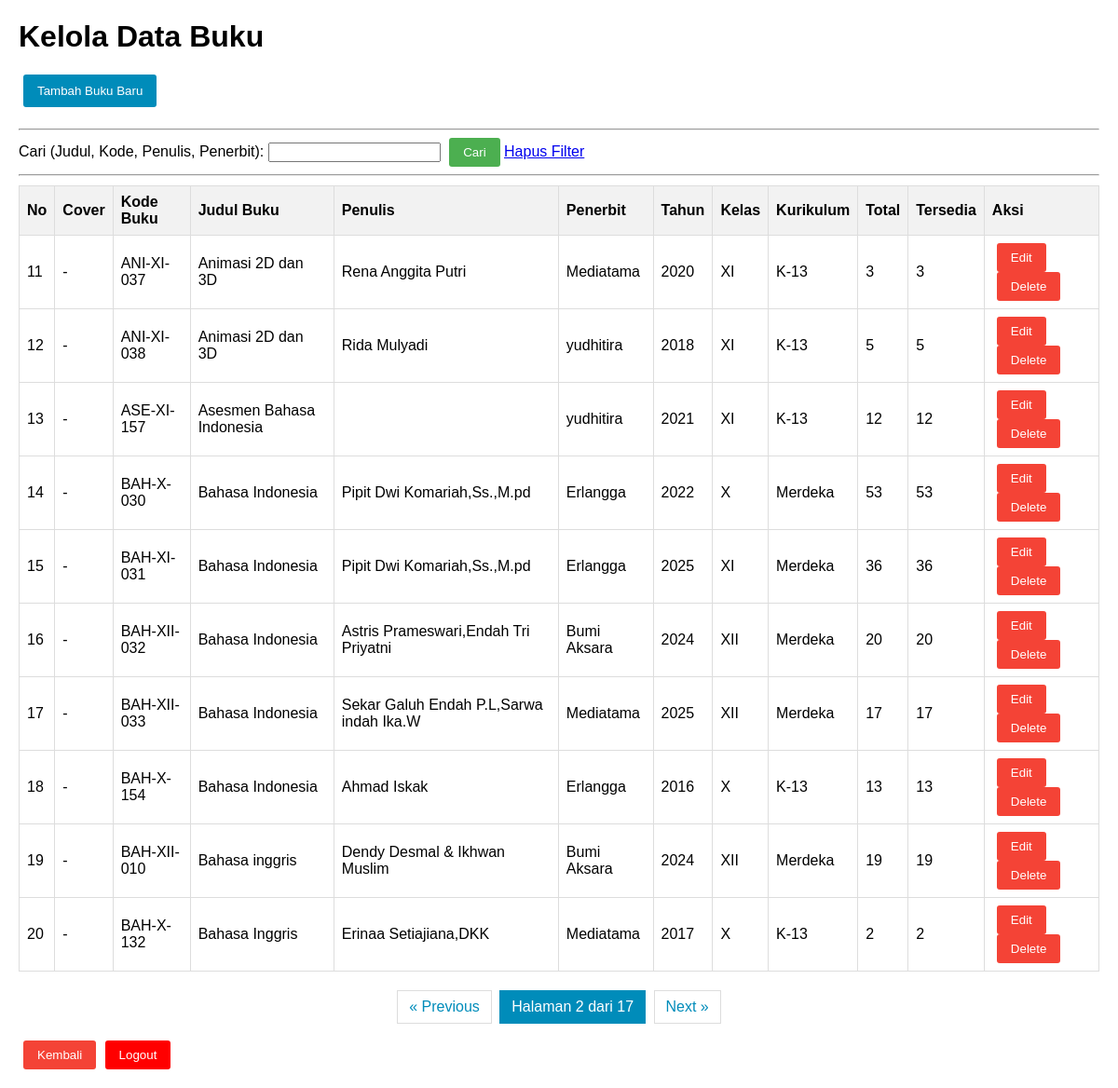
/views/bukuViews.php?page=2 (signed in), run on the app's committed database.
### tables this page shows
CREATE TABLE `buku` (
  `id` int(11) NOT NULL,
  `judul_buku` varchar(255) NOT NULL,
  `penulis` varchar(255) NOT NULL,
  `isbn` varchar(50) DEFAULT NULL,
  `issn` varchar(50) DEFAULT NULL,
  `penerbit` varchar(200) DEFAULT NULL,
  `tahun_terbit` year(4) DEFAULT NULL,
  `kategori_id` int(11) DEFAULT NULL,
  `kelas` enum('X','XI','XII','UMUM') DEFAULT NULL COMMENT 'Target kelas buku (X, XI, XII, atau UMUM untuk non-spesifik)',
  `kurikulum` enum('Merdeka','K-13','KTSP','UMUM') DEFAULT NULL,
  `total_copy` int(11) DEFAULT 1,
  `salinan_tersedia` int(11) DEFAULT 1,
  `gambar` varchar(255) DEFAULT NULL COMMENT 'Nama file gambar cover',
  `kode_buku` varchar(100) NOT NULL,
  `created_at` timestamp NOT NULL DEFAULT current_timestamp()
);

### models/bukuModels.php (called while the page is built, shortened)
<?php
function getAllBuku($conn, $search = null, $limit, $offset) {
    $sql = "SELECT id, judul_buku, penulis, isbn, penerbit, tahun_terbit, total_copy, salinan_tersedia, gambar, kode_buku, kelas, kurikulum FROM buku";
    $searchTerm = "%" . $search . "%";
    $sql .= " ORDER BY judul_buku ASC LIMIT ? OFFSET ?";
    $stmt = $conn->prepare($sql);
    if ($search) {
        $stmt->bind_param("ssssii", $searchTerm, $searchTerm, $searchTerm, $searchTerm, $limit, $offset);
    } else {
        $stmt->bind_param("ii", $limit, $offset);
    }
    $stmt->execute();
    $result = $stmt->get_result();
    return $result->fetch_all(MYSQLI_ASSOC);
}
function countAllBuku($conn, $search = null) {
    $sql = "SELECT COUNT(*) as total FROM buku";
    $stmt = $conn->prepare($sql);
    $stmt->execute();
    $result = $stmt->get_result();
    return $result->fetch_assoc()['total'];
}
?>

### views/bukuViews.php (the view, shortened to what this page needs)
<?php
include '../config/database.php';
include '../models/bukuModels.php';
$search = $_GET['search'] ?? '';
$limit = 10;
$totalResults = countAllBuku($conn, $search);
$totalPages = ceil($totalResults / $limit);
$page = (int)($_GET['page'] ?? 1);
$offset = ($page - 1) * $limit;
$buku_list = getAllBuku($conn, $search, $limit, $offset);
$searchParam = $search ? '&search=' . htmlspecialchars($search) : '';
?>
<!DOCTYPE html>
<html lang="id">
<head>
</head>
<body>
    <h1>Kelola Data Buku</h1>
    <button class="btn-tambah" onclick="openForm('createForm')">Tambah Buku Baru</button>
    <hr>
    <form action="bukuViews.php" method="GET">
        <label for="search">Cari (Judul, Kode, Penulis, Penerbit):</label>
        <input type="text" id="search" name="search" value="<?php echo htmlspecialchars($search); ?>">
        <button type="submit">Cari</button>
        <a href="bukuViews.php">Hapus Filter</a>
    </form>
    <hr>
    <table>
        <thead>
            <tr>
                <th>No</th>
                <th>Cover</th>
                <th>Kode Buku</th>
                <th>Judul Buku</th>
                <th>Penulis</th>
                <th>Penerbit</th>
                <th>Tahun</th>
                <th>Kelas</th>
                <th>Kurikulum</th>
                <th>Total</th>
                <th>Tersedia</th>
                <th>Aksi</th>
            </tr>
        </thead>
        <tbody>
            <?php if (empty($buku_list)): ?>
                <tr>
                    <td colspan="12" align="center">
                        <?php if ($search): ?>
                            Data buku "<?php echo htmlspecialchars($search); ?>" tidak ditemukan.
                        <?php else: ?>
                            Belum ada data buku.
                        <?php endif; ?>
                    </td>
                </tr>
            <?php else: ?>
                <?php $no = $offset + 1; ?>
                <?php foreach ($buku_list as $buku): ?>
                    <tr>
                        <td><?php echo $no++; ?></td>
                        <td>
                            <?php if (!empty($buku['gambar'])): ?>
                                <img src="../assets/images/buku/<?php echo htmlspecialchars($buku['gambar']); ?>"
                                     alt="Cover" class="cover-image">
                            <?php else: ?>
                                <span>-</span>
                            <?php endif; ?>
                        </td>
                        <td><?php echo htmlspecialchars($buku['kode_buku']); ?></td>
                        <td><?php echo htmlspecialchars($buku['judul_buku']); ?></td>
                        <td><?php echo htmlspecialchars($buku['penulis']); ?></td>
                        <td><?php echo htmlspecialchars($buku['penerbit']); ?></td>
                        <td><?php echo htmlspecialchars($buku['tahun_terbit']); ?></td>
                        <td><?php echo htmlspecialchars($buku['kelas'] ?? '-'); ?></td>
                        <td><?php echo htmlspecialchars($buku['kurikulum'] ?? '-'); ?></td>
                        <td><?php echo htmlspecialchars($buku['total_copy']); ?></td>
                        <td><?php echo htmlspecialchars($buku['salinan_tersedia']); ?></td>
                        <td>
                            <button type="button"
                                    onclick="openEditBukuForm(this)"
                                    data-id="<?php echo $buku['id']; ?>"
                                    data-kode="<?php echo htmlspecialchars($buku['kode_buku']); ?>"
                                    data-judul="<?php echo htmlspecialchars($buku['judul_buku']); ?>"
                                    data-penulis="<?php echo htmlspecialchars($buku['penulis']); ?>"
                                    data-isbn="<?php echo htmlspecialchars($buku['isbn'] ?? ''); ?>"
                                    data-penerbit="<?php echo htmlspecialchars($buku['penerbit'] ?? ''); ?>"
                                    data-tahun="<?php echo htmlspecialchars($buku['tahun_terbit'] ?? ''); ?>"
                                    data-kelas="<?php echo htmlspecialchars($buku['kelas'] ?? ''); ?>"
                                    data-kurikulum="<?php echo htmlspecialchars($buku['kurikulum'] ?? ''); ?>"
                                    data-total="<?php echo htmlspecialchars($buku['total_copy']); ?>"
                                    data-tersedia="<?php echo htmlspecialchars($buku['salinan_tersedia']); ?>"
                                    data-gambar="<?php echo htmlspecialchars($buku['gambar'] ?? ''); ?>">
                                Edit
                            </button>
                            <button type="button"
                                    onclick="openDeleteConfirm(this)"
                                    data-url="../controller/bukuController.php?action=delete&id=<?php echo $buku['id']; ?>">
                                Delete
                            </button>
                        </td>
                    </tr>
                <?php endforeach; ?>
            <?php endif; ?>
        </tbody>
    </table>
    <div class="pagination">
        <?php if ($totalPages > 1): ?>
            <a href="?page=<?php echo $page - 1; ?><?php echo $searchParam; ?>"
               class="<?php echo ($page <= 1) ? 'disabled' : ''; ?>">
                &laquo; Previous
            </a>
            <span class="current">
                Halaman <?php echo $page; ?> dari <?php echo $totalPages; ?>
            </span>
            <a href="?page=<?php echo $page + 1; ?><?php echo $searchParam; ?>"
               class="<?php echo ($page >= $totalPages) ? 'disabled' : ''; ?>">
                Next &raquo;
            </a>
        <?php endif; ?>
    </div>
    <br>
    <button class="btn" type="button" onclick="window.location.href='dashboardAdmin.php'">Kembali</button>
    <button class="btn-logout" onclick="window.location.href='../logout.php'">Logout</button>
</body>
</html>

### views/bukuViews.php (style rules this page uses)
body { font-family: Arial, sans-serif; margin: 20px; }
table { width: 100%; border-collapse: collapse; margin-top: 10px; }
th, td { border: 1px solid #ddd; padding: 8px; text-align: left; }
th { background-color: #f2f2f2; }
button { padding: 8px 15px; cursor: pointer; border: none; border-radius: 3px; margin-left: 5px; }
button[type="submit"] { background-color: #4CAF50; color: white; }
button[type="button"] { background-color: #f44336; color: white; }
.btn-tambah { background-color: #008CBA; color: white; padding: 10px 15px; margin-bottom: 15px; }
.btn-logout { background-color: red; color: white; padding: 8px 15px; }
.pagination { margin-top: 20px; text-align: center; }
.pagination a, .pagination span { display: inline-block; padding: 8px 12px; margin: 0 2px; border: 1px solid #ddd; text-decoration: none; color: #008CBA; }
.pagination span.current { background-color: #008CBA; color: white; border-color: #008CBA; }

### data on the page
buku: kode_buku "ANI-XI-037", judul_buku "Animasi 2D dan 3D", penulis "Rena Anggita Putri", penerbit "Mediatama", tahun_terbit "2020", kelas "XI", kurikulum "K-13", total_copy "3", salinan_tersedia "3"
buku: kode_buku "ANI-XI-038", judul_buku "Animasi 2D dan 3D", penulis "Rida Mulyadi", penerbit "yudhitira", tahun_terbit "2018", kelas "XI", kurikulum "K-13", total_copy "5", salinan_tersedia "5"
buku: kode_buku "ASE-XI-157", judul_buku "Asesmen Bahasa Indonesia", penerbit "yudhitira", tahun_terbit "2021", kelas "XI", kurikulum "K-13", total_copy "12", salinan_tersedia "12"
buku: kode_buku "BAH-X-030", judul_buku "Bahasa Indonesia", penulis "Pipit Dwi Komariah,Ss.,M.pd", penerbit "Erlangga", tahun_terbit "2022", kelas "X", kurikulum "Merdeka", total_copy "53", salinan_tersedia "53"
buku: kode_buku "BAH-XI-031", judul_buku "Bahasa Indonesia", penulis "Pipit Dwi Komariah,Ss.,M.pd", penerbit "Erlangga", tahun_terbit "2025", kelas "XI", kurikulum "Merdeka", total_copy "36", salinan_tersedia "36"
buku: kode_buku "BAH-XII-032", judul_buku "Bahasa Indonesia", penulis "Astris Prameswari,Endah Tri Priyatni", penerbit "Bumi Aksara", tahun_terbit "2024", kelas "XII", kurikulum "Merdeka", total_copy "20", salinan_tersedia "20"
buku: kode_buku "BAH-XII-033", judul_buku "Bahasa Indonesia", penulis "Sekar Galuh Endah P.L,Sarwa indah Ika.W", penerbit "Mediatama", tahun_terbit "2025", kelas "XII", kurikulum "Merdeka", total_copy "17", salinan_tersedia "17"
buku: kode_buku "BAH-X-154", judul_buku "Bahasa Indonesia", penulis "Ahmad Iskak", penerbit "Erlangga", tahun_terbit "2016", kelas "X", kurikulum "K-13", total_copy "13", salinan_tersedia "13"
buku: kode_buku "BAH-XII-010", judul_buku "Bahasa inggris", penulis "Dendy Desmal & Ikhwan Muslim", penerbit "Bumi Aksara", tahun_terbit "2024", kelas "XII", kurikulum "Merdeka", total_copy "19", salinan_tersedia "19"
buku: kode_buku "BAH-X-132", judul_buku "Bahasa Inggris", penulis "Erinaa Setiajiana,DKK", penerbit "Mediatama", tahun_terbit "2017", kelas "X", kurikulum "K-13", total_copy "2", salinan_tersedia "2"

### other printed values
$page "2"
$totalPages "17"
